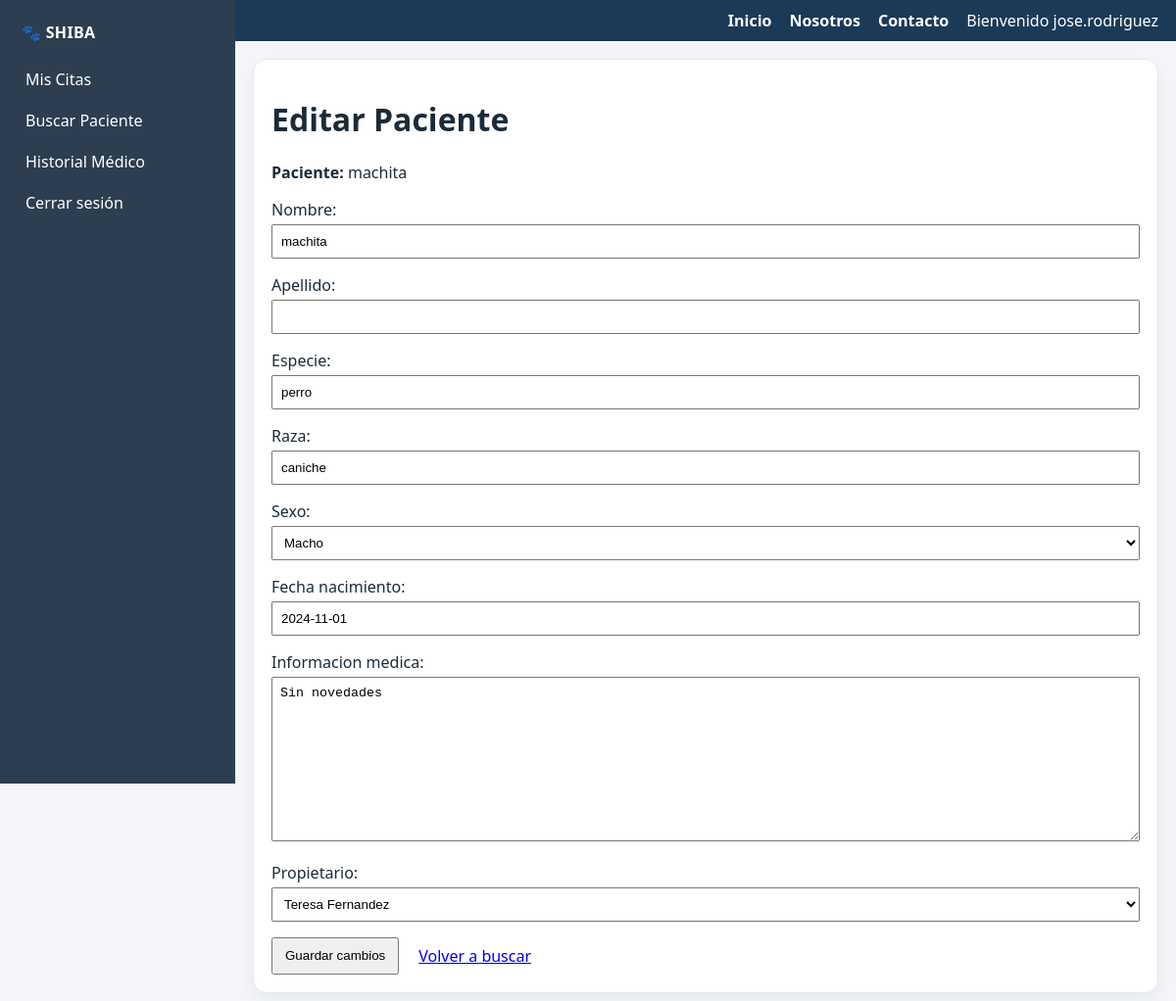
Screenshot of /editarpaciente/1/ (signed in) with the database file from the repository.
### GestionVeterinaria_app/models.py (models this page shows, shortened)
class Paciente(models.Model):
    SEXO_CHOICES = [
        ('M', 'Macho'),
        ('H', 'Hembra'),
    ]
    nombre = models.CharField(max_length=100)
    apellido = models.CharField(max_length=100)
    especie = models.CharField(max_length=50)
    raza = models.CharField(max_length=50, blank=True, null=True)
    sexo = models.CharField(max_length=1, choices=SEXO_CHOICES)
    fecha_nacimiento = models.DateField()
    informacion_medica = models.TextField(blank=True, null=True)
    created_at = models.DateTimeField(auto_now_add=True)
    propietario = models.ForeignKey(
        'Propietario',
        on_delete=models.CASCADE,
        related_name='pacientes'
    )
    class Meta:
        default_permissions = ("add", "change", "delete", "view")
        permissions = [
            ("view_health_stats", "Puede ver estadísticas de salud"),
            ("export_reports", "Puede exportar reportes"),
        ]
        verbose_name = "Paciente"
        verbose_name_plural = "Pacientes"

class Propietario(models.Model):
    nombre = models.CharField(max_length=100)
    apellido = models.CharField(max_length=100)
    direccion = models.TextField()
    telefono = models.CharField(max_length=20)
    email = models.EmailField(unique=True)
    class Meta:
        default_permissions = ("add", "change", "delete", "view")
        verbose_name = "Propietario"
        verbose_name_plural = "Propietarios"
    def __str__(self):
        return f"{self.nombre} {self.apellido}"

### GestionVeterinaria_app/views.py (the view)
# urls.py: path('editarpaciente/<int:paciente_id>/', views.editar_paciente, name='editar_paciente'),
@login_required
def editar_paciente(request, paciente_id):
    paciente = get_object_or_404(Paciente.objects.select_related("propietario"), pk=paciente_id)
    if request.method == "POST":
        form = PacienteForm(request.POST, instance=paciente)
        if form.is_valid():
            form.save()
            messages.success(request, "Paciente actualizado correctamente.")
            return redirect(f"{reverse('buscar_paciente')}?q={paciente.nombre}")
    else:
        form = PacienteForm(instance=paciente)
    return render(
        request,
        "GestionVeterinaria_app/editar_paciente.html",
        {"form": form, "paciente": paciente},
    )

### GestionVeterinaria_app/forms.py
class PacienteForm(forms.ModelForm):
    class Meta:
        model = Paciente
        fields = ['nombre', 'apellido', 'especie', 'raza', 'sexo', 'fecha_nacimiento', 'informacion_medica', 'propietario']
    propietario = forms.ModelChoiceField(queryset=Propietario.objects.all(), empty_label="Seleccione un propietario", required=True)

### templates/GestionVeterinaria_app/editar_paciente.html (shortened to what this page needs)
{% extends "GestionVeterinaria_app/base.html" %}
{% block content %}
  <h1>Editar Paciente</h1>
  <p><strong>Paciente:</strong> {{ paciente.nombre }} {{ paciente.apellido }}</p>
  <form method="post">
    <div class="row">
      {{ form.as_p }}
    </div>
    <div class="actions">
      <button type="submit">Guardar cambios</button>
      <a class="btn" href="{% url 'buscar_paciente' %}">Volver a buscar</a>
    </div>
  </form>
{% endblock %}

### templates/GestionVeterinaria_app/base.html (shortened to what this page needs)
{% load static %}
<!DOCTYPE html>
<html lang="es">
<head>
</head>
<body>
  <aside class="sidebar">
    <div class="brand">🐾 SHIBA</div>
    <nav class="nav">
      {% with name=request.resolver_match.url_name %}
        {% if user.is_authenticated %}
          {% for g in user.groups.all %}
            {% if g.name == 'administrativo' %}
              <a href="{% url 'citas_list' %}" class="{% if name == 'citas_list' %}active{% endif %}">Citas</a>
              <a href="{% url 'nueva_cita' %}" class="{% if name == 'nueva_cita' %}active{% endif %}">Programar Cita</a>
              <a href="{% url 'nuevo_paciente' %}" class="{% if name == 'nuevo_paciente' %}active{% endif %}">Registrar Paciente</a>
              <a href="{% url 'buscar_paciente' %}" class="{% if name == 'buscar_paciente' %}active{% endif %}">Buscar Paciente</a>
              <a href="{% url 'nuevo_propietario' %}" class="{% if name == 'nuevo_propietario' %}active{% endif %}">Registrar Propietario</a>
              <a href="{% url 'buscar_propietario' %}" class="{% if name == 'buscar_propietario' %}active{% endif %}">Buscar Propietario</a>
              <a href="{% url 'historialmedico' %}" class="{% if name == 'historialmedico' %}active{% endif %}">Historial Médico</a>
              <a href="{% url 'estadisticas' %}" class="{% if name == 'estadisticas' %}active{% endif %}">Estadísticas</a>
            {% elif g.name == 'veterinario' %}
              <a href="{% url 'mis_citas' %}" class="{% if name == 'mis_citas' %}active{% endif %}">Mis Citas</a>
              <a href="{% url 'buscar_paciente' %}" class="{% if name == 'buscar_paciente' %}active{% endif %}">Buscar Paciente</a>
              <a href="{% url 'historialmedico' %}" class="{% if name == 'historialmedico' %}active{% endif %}">Historial Médico</a>
            {% endif %}
          {% endfor %}
          {% if user.is_authenticated and name != 'login' %}
            <a href="{% url 'logout' %}">Cerrar sesión</a>
          {% endif %}
        {% else %}
          <a href="{% url 'login' %}" class="{% if name == 'login' %}active{% endif %}">Ingresar</a>
        {% endif %}
      {% endwith %}
    </nav>
  </aside>
  <div class="main">
    <div class="topbar">
      <a href="{% url 'home' %}" class="{% if name == 'home' %}active{% endif %}">Inicio</a>
      <a href="{% url 'nosotros' %}">Nosotros</a>
      <a href="{% url 'contacto' %}">Contacto</a>
      {% if user.is_authenticated %}
        <span>Bienvenido {{ user.username }}</span>
      {% else %}
        <a href="{% url 'login' %}">Ingresar</a>
      {% endif %}
    </div>
    <main class="page">
      <div class="card">
        <div class="content">
          {% block content %}{% endblock %}
        </div>
      </div>
    </main>
  </div>
</body>
</html>

### templates/GestionVeterinaria_app/base.html (style rules this page uses)
:root { --sidebar:#2c3e50; --topbar:#1b3a57; --bg:#f5f6fa; --card:#fff; --text:#1b2b3a; --muted:#94a3b8; --border:#e6e9ef; --radius:14px; --shadow:0 8px 24px rgba(0,0,0,.06); }
* { box-sizing:border-box }
html,body { height:100% }
body { margin:0; display:flex; min-height:100vh; font-family:system-ui,-apple-system,Segoe UI,Roboto,Ubuntu,Arial,sans-serif; color:var(--text); background:var(--bg); }
.sidebar { width:240px; background:var(--sidebar); color:#fff; display:flex; flex-direction:column; padding:18px 14px; gap:6px; position:sticky; top:0; height:100vh; }
.brand { font-weight:800; letter-spacing:.3px; margin:4px 8px 10px }
.nav a { color:#fff; text-decoration:none; padding:10px 12px; border-radius:8px; display:block; transition:background .15s ease; }
.main { flex:1; display:flex; flex-direction:column; min-width:0 }
.topbar { background:var(--topbar); color:#fff; padding:10px 18px; display:flex; align-items:center; gap:18px; justify-content:flex-end; }
.topbar a { color:#fff; text-decoration:none; font-weight:600 }
.page { padding:18px }
.card { background:var(--card); border:1px solid var(--border); border-radius:var(--radius); box-shadow:var(--shadow) }
.card .content { padding:18px }

### templates/GestionVeterinaria_app/editar_paciente.html (style rules this page uses)
form .row { margin-bottom:10px }
label { display:block;margin-bottom:4px }
input, select, textarea { width:100%;padding:8px;box-sizing:border-box }
button, .btn { padding:8px 12px }
.actions { display:flex;gap:8px;margin-top:12px }

### rows the page displays
Paciente: nombre "machita", especie "perro", raza "caniche", sexo "Macho", fecha_nacimiento "2024-11-01", informacion_medica "Sin novedades", propietario "Teresa Fernandez"

### other values shown
{{ user.username }} "jose.rodriguez"
